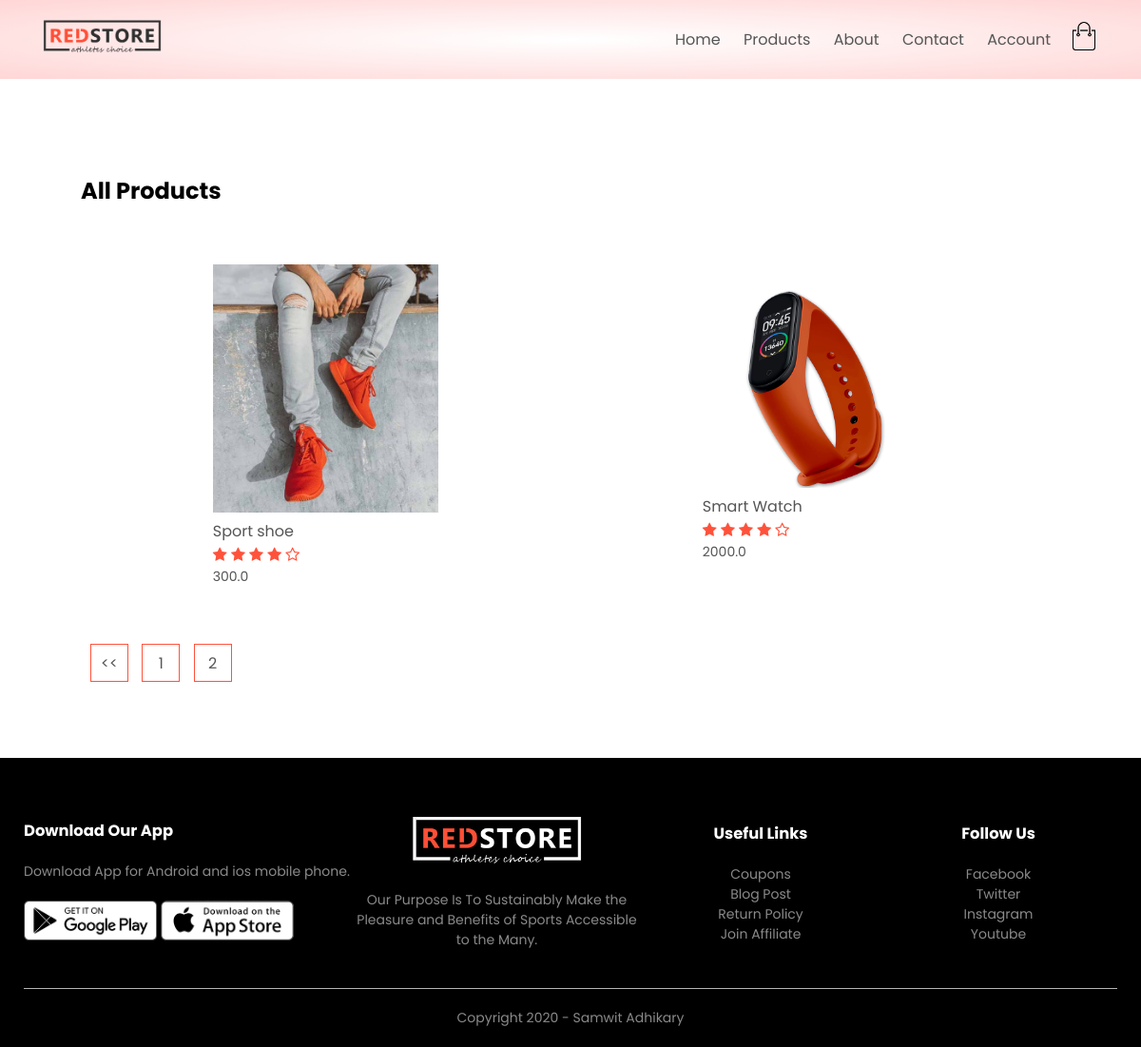
The app's page /product_list/?page=2 with its own data.
### products/models.py (models this page shows, shortened)
class Product(models.Model):
    LIVE=1
    DELETE=0
    DELETE_CHOICES=((LIVE,'Live'),(DELETE,'Delete'))
    title=models.CharField(max_length=200)
    price=models.FloatField()
    description=models.TextField()
    image=models.ImageField(upload_to='media/')
    priority=models.IntegerField(default=0)
    delete_status=models.IntegerField(choices=DELETE_CHOICES,default=LIVE)
    created_at=models.DateTimeField(auto_now_add=True)
    updated_at=models.DateTimeField(auto_now=True)

### products/views.py (the view)
# urls.py: path('product_list/', views.list_products,name='list_product'),
def list_products(request):
    page=1
    if request.GET:
        page=request.GET.get('page',1)
    productObj=Product.objects.order_by('priority')
    product_pag=Paginator(productObj,2)
    productObj=product_pag.get_page(page)
    context={'products':productObj}
    return render(request,'product.html',context)

### products/templatetags/chunks.py (called while the page is built)
@register.filter(name='chunks')
def chunks(lst,chunk_size):
    chunk=[]
    i=0
    for data in lst:
        chunk.append(data)
        i=i+1
        if i==chunk_size:
            yield chunk
            chunk=[]
            i=0
    if chunk:
        yield chunk

### templates/product.html (shortened to what this page needs)
{% extends 'blank_layout.html' %}
{% block content %}
{% include 'product_list.html' %}
{% endblock content %}

### templates/product_list.html (shortened to what this page needs)
{% load static %}
{% load chunks %}
<div class="small-container">
    <div class="row row-2">
        <h2>All Products</h2>
    </div>
    {% for product_chunks in products|chunks:4 %}
    <div class="row">
        {%for product in product_chunks %}
        <div class="col-4">
            <a href="{% url 'detail_product' product.id %}"><img src="{{ product.image.url }}"></a>
            <h4>{{ product.title }}</h4>
            <div class="rating">
                <i class="fa fa-star"></i>
                <i class="fa fa-star"></i>
                <i class="fa fa-star"></i>
                <i class="fa fa-star"></i>
                <i class="fa fa-star-o"></i>
            </div>
            <p>{{ product.price }}</p>
        </div>
        {% endfor %}
    </div>
    {% endfor %}
    <div class="page-btn">
        {% if products.has_previous %}
        <a href="?page={{products.previous_page_number}}"><span><<</span></a>
        {% endif %}
        {% for i in products.paginator.page_range %}
        <a href="?page={{i}}"><span>{{i}}</span></a>
        {% endfor %}
    </div>
</div>

### static/css/style.css (style rules this page uses)
* { margin: 0; padding: 0; box-sizing: border-box; }
body { font-family: 'Poppins', sans-serif; }
a { text-decoration: none; color: #555; }
p { color: #555; }
.row { display: flex; align-items: center; flex-wrap: wrap; justify-content: space-around; }
.small-container { max-width: 1080px; margin: auto; padding-left: 25px; padding-right: 25px; }
.col-4 { flex-basis: 25%; padding: 10px; min-width: 200px; margin-bottom: 50px; transition: transform 0.5s; }
.col-4 img { width: 100%; }
h4 { color: #555; font-weight: normal; }
.col-4 p { font-size: 14px; }
.rating .fa { color: #ff523b; }
.row-2 { justify-content: space-between; margin: 100px auto 50px; }
.page-btn { margin: 0 auto 80px; }
.page-btn span { display: inline-block; border: 1px solid #ff523b; margin-left: 10px; width: 40px; height: 40px; text-align: center; line-height: 40px; cursor: pointer; }

### records on screen
Product: image (picture), title "Sport shoe", price "300.0"
Product: image (picture), title "Smart Watch", price "2000.0"

### other values on screen
{{ i }} "1" "2"
